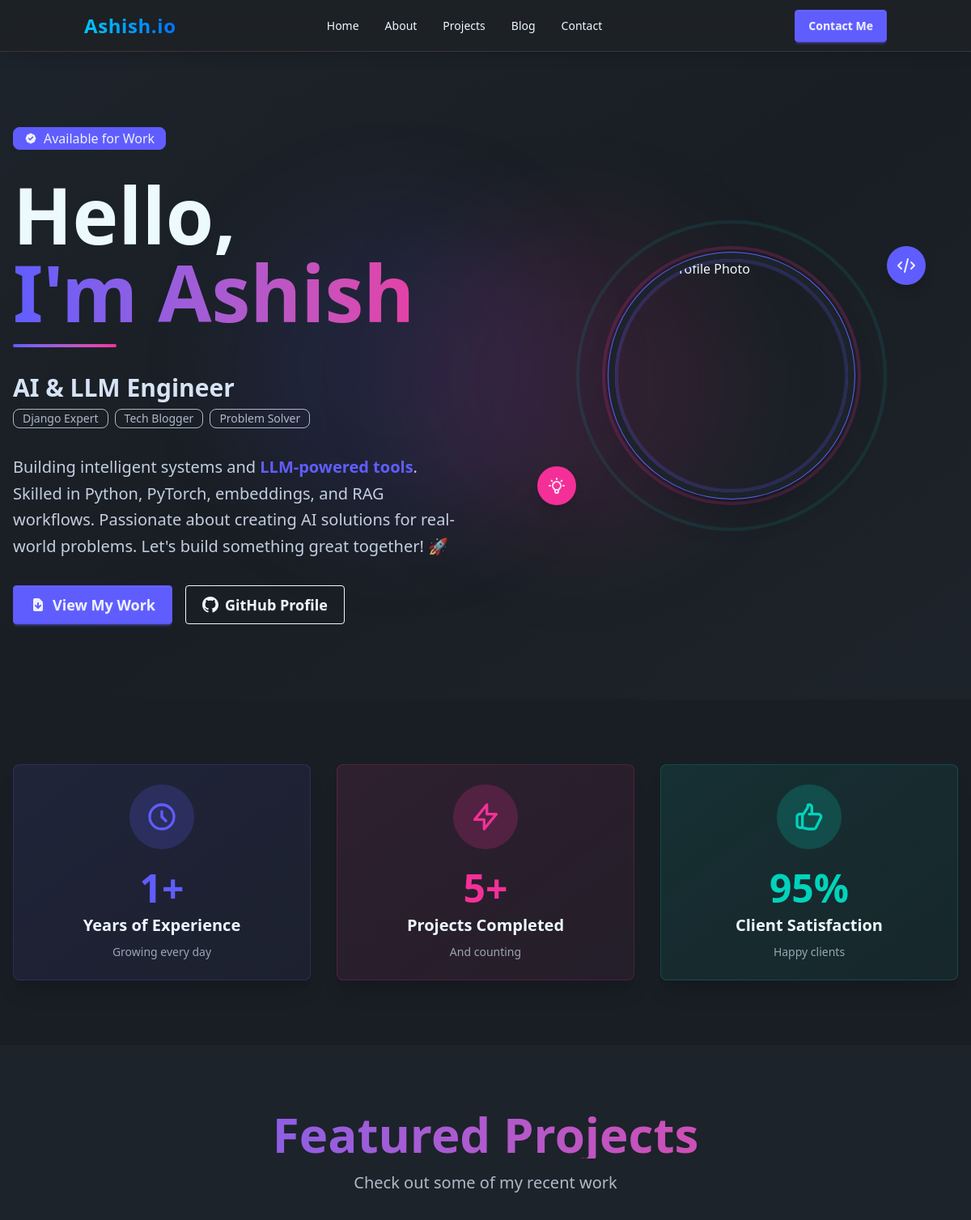
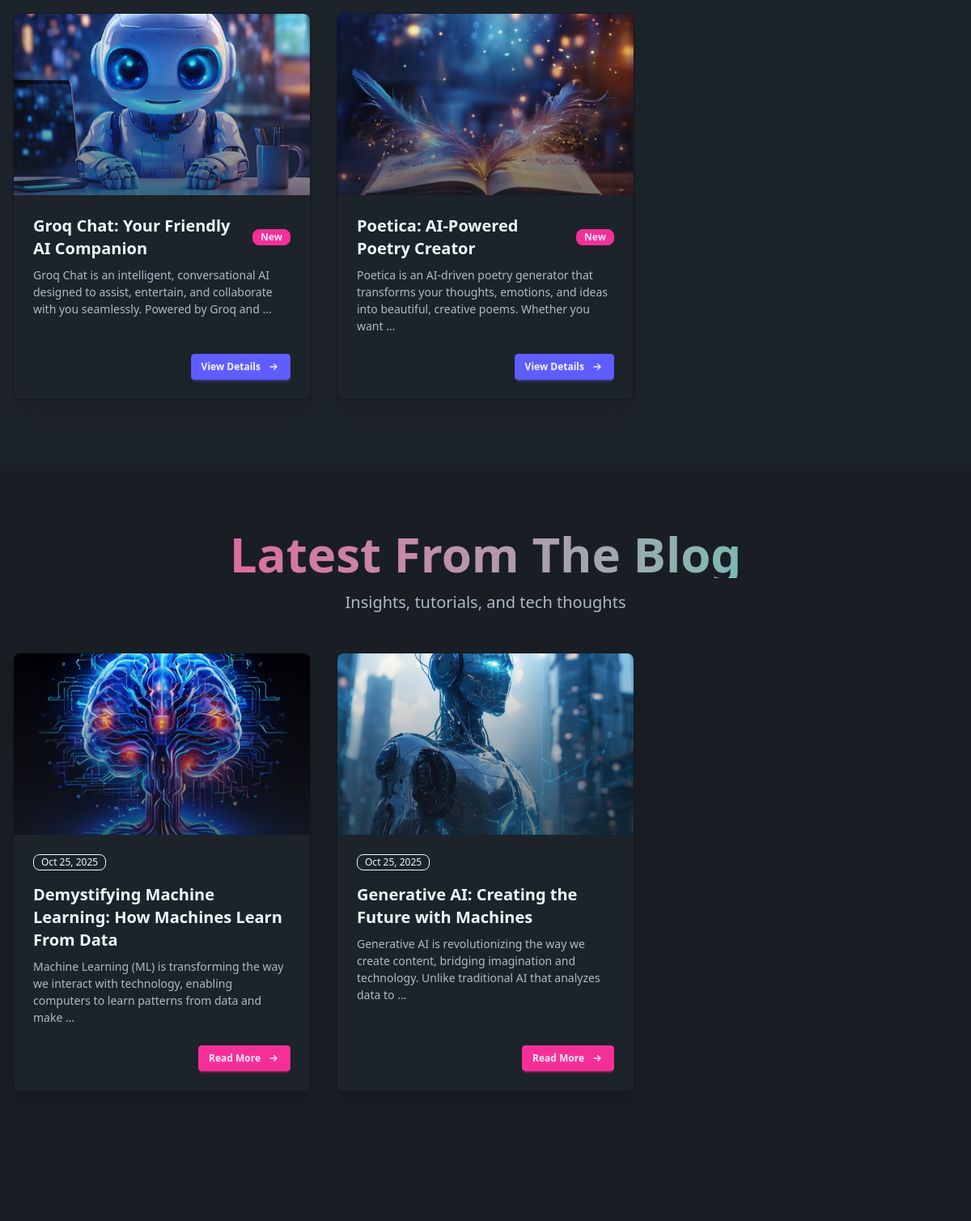
The page / on the database its author committed (2 pictures, top to bottom).
### portfolio/models.py (models this page shows, shortened)
class Project(models.Model):
    title = models.CharField(max_length=200)
    description = models.TextField()
    image = models.ImageField(upload_to='projects/', blank=True, null=True)
    live_url = models.URLField(blank=True, null=True)
    github_url = models.URLField(blank=True, null=True)
    created_at = models.DateTimeField(auto_now_add=True)

class Post(models.Model):
    title = models.CharField(max_length=200)
    content = models.TextField()
    image = models.ImageField(upload_to='posts/', blank=True, null=True)
    created_at = models.DateTimeField(auto_now_add=True)

### main/views.py (the view)
# urls.py: path('', views.index, name='index'),
def index(request):
    projects = Project.objects.all()  # Saare projects le aao
    posts = Post.objects.all()        # Saare posts le aao
    context = {
        'projects': projects,
        'posts': posts,
    }
    return render(request, 'index.html', context) # <-- 'context' ko yahaan pass karo

### templates/index.html (shortened to what this page needs)
{% extends 'base.html' %}
{% load static %}
{% block content %}
<div class="hero min-h-screen bg-gradient-to-br from-base-100 via-base-200 to-base-100 relative overflow-hidden">
    <div class="absolute inset-0 overflow-hidden">
        <div class="absolute top-1/4 left-1/4 w-96 h-96 bg-primary/10 rounded-full blur-3xl animate-pulse"></div>
        <div class="absolute bottom-1/4 right-1/4 w-96 h-96 bg-secondary/10 rounded-full blur-3xl animate-pulse" style="animation-delay: 1s;"></div>
    </div>
    <div class="hero-content w-full max-w-7xl mx-auto px-4 relative z-10">
        <div class="flex flex-col lg:flex-row items-center justify-between w-full gap-12">
            <div class="flex-1 text-center lg:text-left space-y-8">
                <div class="inline-block animate-bounce">
                    <span class="badge badge-primary badge-lg gap-2">
                        Available for Work
                    </span>
                </div>
                <div>
                    <h1 class="text-6xl md:text-7xl lg:text-8xl font-black mb-4">
                        <span class="block text-base-content">Hello,</span>
                        <span class="block bg-gradient-to-r from-primary via-secondary to-accent bg-clip-text text-transparent animate-gradient">
                        </span>
                    </h1>
                    <div class="h-1 w-32 bg-gradient-to-r from-primary to-secondary rounded-full mx-auto lg:mx-0"></div>
                </div>
                <div class="space-y-2">
                    <p class="text-2xl md:text-3xl font-bold text-base-content/90">
                        AI & LLM Engineer
                    </p>
                    <p class="text-lg md:text-xl text-base-content/70 flex items-center justify-center lg:justify-start gap-2 flex-wrap">
                        <span class="badge badge-outline">Django Expert</span>
                        <span class="badge badge-outline">Tech Blogger</span>
                        <span class="badge badge-outline">Problem Solver</span>
                    </p>
                </div>
               <p class="text-lg md:text-xl text-base-content/80 max-w-2xl mx-auto lg:mx-0 leading-relaxed">
    Building intelligent systems and <span class="text-primary font-semibold">LLM-powered tools</span>. Skilled in Python, PyTorch, embeddings, and RAG workflows. Passionate about creating AI solutions for real-world problems. Let's build something great together! 🚀
</p>
                <div class="flex flex-col sm:flex-row gap-4 justify-center lg:justify-start">
                    <a href="{% url 'project_list' %}" class="btn btn-primary btn-lg gap-2 group">
                        View My Work
                    </a>
                    <a href="https://github.com/ashish39403" class="btn btn-outline btn-lg gap-2 group" target="_blank" rel="noopener noreferrer">
                        GitHub Profile
                    </a>
                </div>
            </div>
            <div class="flex-1 flex items-center justify-center">
                <div class="relative w-full max-w-md">
                    <div class="absolute inset-0 flex items-center justify-center">
                    </div>
                    <div class="relative z-10 flex items-center justify-center">
                        <div class="avatar">
                            <div class="w-64 md:w-72 rounded-full ring ring-primary ring-offset-base-100 ring-offset-8 shadow-2xl hover:ring-secondary transition-all duration-500 hover:scale-105 animate-float">
                              <img src="{% static 'images/ashish.jpg' %}" alt="Ashish Profile Photo" class="object-cover" />
                            </div>
                        </div>
                        <div class="absolute -top-4 -right-4 animate-bounce" style="animation-delay: 0.2s;">
                            <div class="bg-primary text-primary-content p-3 rounded-full shadow-lg">
                                <svg xmlns="http://www.w3.org/2000/svg" class="h-6 w-6" fill="none" viewBox="0 0 24 24" stroke="currentColor">
                                    <path stroke-linecap="round" stroke-linejoin="round" stroke-width="2" d="M10 20l4-16m4 4l4 4-4 4M6 16l-4-4 4-4" />
                                </svg>
                            </div>
                        </div>
                        <div class="absolute -bottom-4 -left-4 animate-bounce" style="animation-delay: 0.5s;">
                            <div class="bg-secondary text-secondary-content p-3 rounded-full shadow-lg">
                            </div>
                        </div>
                    </div>
                </div>
            </div>
        </div>
    </div>
</div>
<div class="bg-base-200 py-20">
    <div class="max-w-7xl mx-auto px-4">
        <div class="grid grid-cols-1 md:grid-cols-3 gap-8">
            <div class="card bg-gradient-to-br from-primary/10 to-primary/5 shadow-xl hover:shadow-2xl transition-all duration-300 hover:-translate-y-2 border border-primary/20">
                <div class="card-body items-center text-center">
                    <div class="w-20 h-20 bg-primary/20 rounded-full flex items-center justify-center mb-4 animate-pulse">
                        <svg xmlns="http://www.w3.org/2000/svg" class="h-10 w-10 text-primary" fill="none" viewBox="0 0 24 24" stroke="currentColor">
                            <path stroke-linecap="round" stroke-linejoin="round" stroke-width="2" d="M12 8v4l3 3m6-3a9 9 0 11-18 0 9 9 0 0118 0z" />
                        </svg>
                    </div>
                    <h3 class="card-title text-5xl font-black text-primary">1+</h3>
                    <p class="text-xl font-bold">Years of Experience</p>
                    <p class="text-base-content/60">Growing every day</p>
                </div>
            </div>
            <div class="card bg-gradient-to-br from-secondary/10 to-secondary/5 shadow-xl hover:shadow-2xl transition-all duration-300 hover:-translate-y-2 border border-secondary/20">
                <div class="card-body items-center text-center">
                    <div class="w-20 h-20 bg-secondary/20 rounded-full flex items-center justify-center mb-4 animate-pulse" style="animation-delay: 0.2s;">
                        <svg xmlns="http://www.w3.org/2000/svg" class="h-10 w-10 text-secondary" fill="none" viewBox="0 0 24 24" stroke="currentColor">
                            <path stroke-linecap="round" stroke-linejoin="round" stroke-width="2" d="M13 10V3L4 14h7v7l9-11h-7z" />
                        </svg>
                    </div>
                    <h3 class="card-title text-5xl font-black text-secondary">5+</h3>
                    <p class="text-xl font-bold">Projects Completed</p>
                    <p class="text-base-content/60">And counting</p>
                </div>
            </div>
            <div class="card bg-gradient-to-br from-accent/10 to-accent/5 shadow-xl hover:shadow-2xl transition-all duration-300 hover:-translate-y-2 border border-accent/20">
                <div class="card-body items-center text-center">
                    <div class="w-20 h-20 bg-accent/20 rounded-full flex items-center justify-center mb-4 animate-pulse" style="animation-delay: 0.4s;">
                    </div>
                    <h3 class="card-title text-5xl font-black text-accent">95%</h3>
                    <p class="text-xl font-bold">Client Satisfaction</p>
                    <p class="text-base-content/60">Happy clients</p>
                </div>
            </div>
        </div>
    </div>
</div>
<div class="py-20 px-4 max-w-7xl mx-auto">
    <div class="text-center mb-12">
        <h2 class="text-5xl md:text-6xl font-black mb-4 bg-gradient-to-r from-primary to-secondary bg-clip-text text-transparent">
        </h2>
        <p class="text-base-content/70 text-xl">Check out some of my recent work</p>
    </div>
    <div class="grid grid-cols-1 md:grid-cols-2 lg:grid-cols-3 gap-8">
        {% for project in projects %}
        <div class="card bg-base-100 shadow-xl hover:shadow-2xl transition-all duration-300 hover:-translate-y-2 border border-base-300">
            {% if project.image %}
            <figure class="relative overflow-hidden h-56">
                <img src="{{ project.image.url }}" alt="{{ project.title }}" class="w-full h-full object-cover transition-transform duration-500 hover:scale-110" />
                <div class="absolute inset-0 bg-gradient-to-t from-base-100 to-transparent opacity-60"></div>
            </figure>
            {% endif %}
            <div class="card-body">
                <h2 class="card-title text-xl font-bold">
                    {{ project.title }}
                    <div class="badge badge-secondary badge-sm animate-pulse">New</div>
                </h2>
                <p class="text-base-content/70">{{ project.description|truncatewords:20 }}</p>
                <div class="card-actions justify-end mt-4">
                    <a href="{% url 'project_detail' project.id %}" class="btn btn-primary btn-sm gap-2 group">
                        View Details
                        <svg xmlns="http://www.w3.org/2000/svg" class="h-4 w-4 group-hover:translate-x-1 transition-transform" fill="none" viewBox="0 0 24 24" stroke="currentColor">
                            <path stroke-linecap="round" stroke-linejoin="round" stroke-width="2" d="M13 7l5 5m0 0l-5 5m5-5H6" />
                        </svg>
                    </a>
                </div>
            </div>
        </div>
        {% endfor %}
    </div>
</div>
<div class="bg-base-200 py-20 px-4">
    <div class="max-w-7xl mx-auto">
        <div class="text-center mb-12">
            <h2 class="text-5xl md:text-6xl font-black mb-4 bg-gradient-to-r from-secondary to-accent bg-clip-text text-transparent">
            </h2>
            <p class="text-base-content/70 text-xl">Insights, tutorials, and tech thoughts</p>
        </div>
        <div class="grid grid-cols-1 md:grid-cols-2 lg:grid-cols-3 gap-8">
            {% for post in posts %}
            <div class="card bg-base-100 shadow-xl hover:shadow-2xl transition-all duration-300 hover:-translate-y-2 border border-base-300">
                {% if post.image %}
                <figure class="relative overflow-hidden h-56">
                    <img src="{{ post.image.url }}" alt="{{ post.title }}" class="w-full h-full object-cover transition-transform duration-500 hover:scale-110" />
                    <div class="absolute inset-0 bg-gradient-to-t from-base-100 to-transparent opacity-60"></div>
                </figure>
                {% endif %}
                <div class="card-body">
                    <div class="flex items-center gap-2 mb-2">
                        <div class="badge badge-outline badge-sm">{{ post.created_at|date:"M d, Y" }}</div>
                    </div>
                    <h2 class="card-title text-xl font-bold">{{ post.title }}</h2>
                    <p class="text-base-content/70">{{ post.content|truncatewords:20 }}</p>
                    <div class="card-actions justify-end mt-4">
                        <a href="{% url 'blog_detail' post.id %}" class="btn btn-secondary btn-sm gap-2 group">
                            Read More
                            <svg xmlns="http://www.w3.org/2000/svg" class="h-4 w-4 group-hover:translate-x-1 transition-transform" fill="none" viewBox="0 0 24 24" stroke="currentColor">
                                <path stroke-linecap="round" stroke-linejoin="round" stroke-width="2" d="M13 7l5 5m0 0l-5 5m5-5H6" />
                            </svg>
                        </a>
                    </div>
                </div>
            </div>
            {% endfor %}
        </div>
    </div>
</div>
{% endblock %}

### templates/base.html (style rules this page uses)
* { transition: background-color 0.3s ease, color 0.3s ease, border-color 0.3s ease; }
.btn-primary { transition: all 0.3s ease; }

### templates/index.html (style rules this page uses)
.animate-float { animation: float 6s ease-in-out infinite; }
.animate-gradient { background-size: 200% 200%; animation: gradient 3s ease infinite; }

### rows shown on the page
Project: image (picture), title "Groq Chat: Your Friendly AI Companion", description "Groq Chat is an intelligent, conversational AI designed to assist, entertain, and collaborate with you seamlessly. Powered by Groq and …"
Project: image (picture), title "Poetica: AI-Powered Poetry Creator", description "Poetica is an AI-driven poetry generator that transforms your thoughts, emotions, and ideas into beautiful, creative poems. Whether you want …"
Post: image (picture), created_at "Oct 25, 2025", title "Demystifying Machine Learning: How Machines Learn From Data", content "Machine Learning (ML) is transforming the way we interact with technology, enabling computers to learn patterns from data and make …"
Post: image (picture), created_at "Oct 25, 2025", title "Generative AI: Creating the Future with Machines", content "Generative AI is revolutionizing the way we create content, bridging imagination and technology. Unlike traditional AI that analyzes data to …"
